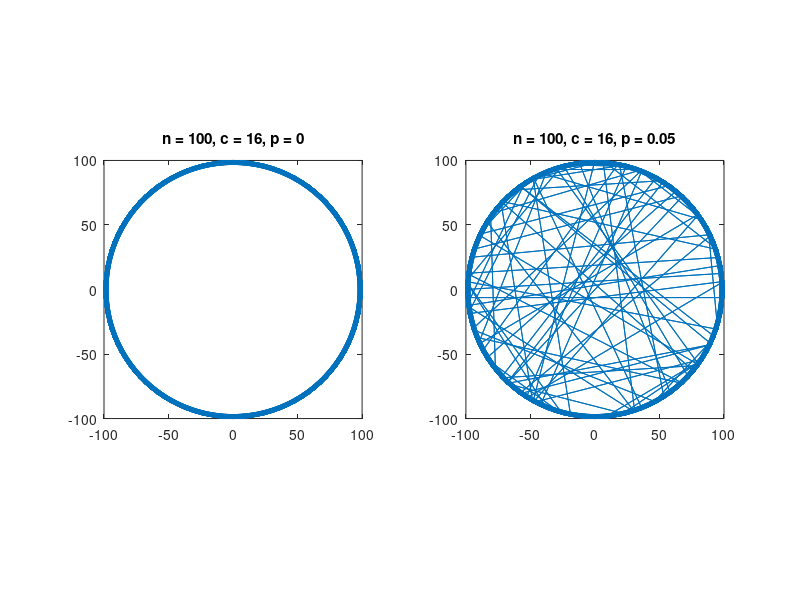

Write the MATLAB code that produced this figure.
clear all 
clf 

n = 100;
c = 16;
p = 0.05;

r = 100;

circStep = 2*pi/n;
for i = 1:n
    xPos(i) = cos(circStep*i)*r;
    yPos(i) = sin(circStep*i)*r;
end

A = ones(n);
B = tril(A, -c/2-1);
C = tril(B, -n+c/2);
D = A -(B + B')+(C+C');
connectionMat1 = D -diag(diag(D));

connectionMat2 = connectionMat1;
nrConnections = n*c;
for i=1:nrConnections
    onDiag = true;
    
    while onDiag
        row = randi(n);
        col = randi(n);
        if (row ~= col)
            onDiag = false;
        end
    end
    if (rand < p)
        connectionMat2(row,col) = 1;
        connectionMat2(col,row) = 1;
    end
    
end

subplot(1,2,1)
gplot(connectionMat1, [xPos', yPos']);
title('n = 100, c = 16, p = 0');
xlim([-r, r]); 
ylim([-r, r]); 
axis equal

subplot(1,2,2)
gplot(connectionMat2, [xPos', yPos']);
title('n = 100, c = 16, p = 0.05'); 
xlim([-r, r]);
ylim([-r, r]);
axis equal

